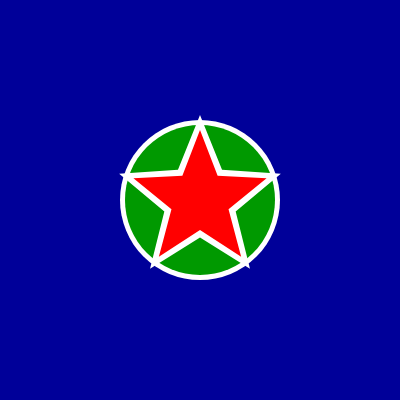
Frame 1 (no input)
Frame 60 (no input): identical to frame 1, image omitted
Frame 120 (the mouse pressed at the canvas centre since frame 60): identical to frame 1, image omitted

The p5.js sketch that drew this single still picture (run headless with seeded random() and noise() and a simulated clock; from frame 60 on, the mouse is pressed at the canvas centre):

// p5.js sketch
// ── sketch.js
function setup() {
  createCanvas(400, 400);
}

function draw() {
  background(0, 0, 153);
  noStroke();
  fill(255, 255, 255);
  circle(200, 200, 160);
  fill(0, 153, 0);
  circle(200, 200, 150);
  fill(255, 255, 255);
  star(200, 200, 37.5, 85, 5);
  fill(255, 0, 0);
  star(200, 200, 30, 70, 5);
}

function star(x, y, radius1, radius2, npoints) {
  let angle = TWO_PI / npoints;
  let halfAngle = angle / 2.0;
  beginShape();
  for (let a = -HALF_PI; a < TWO_PI + -HALF_PI; a += angle) {
    let sx = x + cos(a) * radius2;
    let sy = y + sin(a) * radius2;
    vertex(sx, sy);
    sx = x + cos(a + halfAngle) * radius1;
    sy = y + sin(a + halfAngle) * radius1;
    vertex(sx, sy);
  }
  endShape(CLOSE);
}
